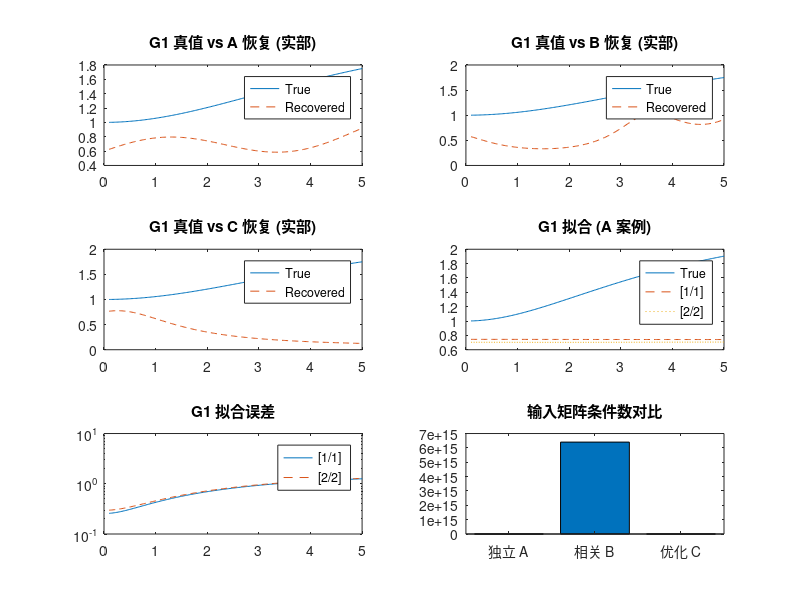

The MATLAB script that drew this image:
%% 演示 G1,G2,G3 的有理逼近与可辨识性
clear; clc; close all;

% 频率点 (模拟频域数据)
w = linspace(0.1, 5, 200);   % rad/s
s = 1j*w;

%% 1. 定义真实系统 (频域传递函数形式)
G1_true = (1 + 0.5*s) ./ (1 + 0.2*s);
G2_true = (0.5 + 0.2*s) ./ (1 - 0.1*s);
G3_true = (0.2 + 0.1*s) ./ (1 + 0.05*s);

%% 输入设计
% ---- 方案 A: 独立输入 ----
U1_A = ones(size(s));
U2_A = sin(w);
U3_A = cos(w);

% ---- 方案 B: 相关输入 (退化) ----
U1_B = ones(size(s));
U2_B = sin(w);
U3_B = U1_B + U2_B;   % 与前两者相关

% ---- 方案 C: 优化输入 (正交/独立) ----
U1_C = ones(size(s));
U2_C = exp(-0.2*w);
U3_C = w;  % 线性函数

% 输出信号
Y_A = G1_true.*U1_A + G2_true.*U2_A + G3_true.*U3_A;
Y_B = G1_true.*U1_B + G2_true.*U2_B + G3_true.*U3_B;
Y_C = G1_true.*U1_C + G2_true.*U2_C + G3_true.*U3_C;

%% 2. 点对点恢复 G1,G2,G3
% 定义一个函数：点对点解最小二乘
recover = @(U1,U2,U3,Y) arrayfun(@(k) ...
    (pinv([U1(k),U2(k),U3(k)])*Y(k)), 1:length(Y), 'UniformOutput', false);

% A 案例
G_A = cell2mat(recover(U1_A,U2_A,U3_A,Y_A));
G1_A = G_A(1,:); G2_A = G_A(2,:); G3_A = G_A(3,:);

% B 案例
G_B = cell2mat(recover(U1_B,U2_B,U3_B,Y_B));
G1_B = G_B(1,:); G2_B = G_B(2,:); G3_B = G_B(3,:);

% C 案例
G_C = cell2mat(recover(U1_C,U2_C,U3_C,Y_C));
G1_C = G_C(1,:); G2_C = G_C(2,:); G3_C = G_C(3,:);

%% 3. 有理函数拟合 ([1/1] 和 [2/2])
% 使用 MATLAB 内置函数 invfreqs 进行拟合
n_order = [1 2]; % [1/1] 与 [2/2]
w_fit = w;       % 拟合频率点

fit_rational = @(Gdata,order) ...
    invfreqs(Gdata, s, order, order); % 返回传递函数分子/分母系数

[b1,a1] = fit_rational(G1_A,1);
[b2,a2] = fit_rational(G1_A,2);

G1_fit_11 = freqs(b1,a1,w);
G1_fit_22 = freqs(b2,a2,w);

%% 4. 输入矩阵条件数比较
Umat_A = [U1_A(:),U2_A(:),U3_A(:)];
Umat_B = [U1_B(:),U2_B(:),U3_B(:)];
Umat_C = [U1_C(:),U2_C(:),U3_C(:)];

cond_A = cond(Umat_A);
cond_B = cond(Umat_B);
cond_C = cond(Umat_C);

fprintf('条件数对比:\n');
fprintf('独立输入 A: %.2e\n', cond_A);
fprintf('相关输入 B: %.2e\n', cond_B);
fprintf('优化输入 C: %.2e\n', cond_C);

%% 5. 画图比较
figure;
subplot(3,2,1);
plot(w,real(G1_true),'-',w,real(G1_A),'--');
title('G1 真值 vs A 恢复 (实部)'); legend('True','Recovered');

subplot(3,2,2);
plot(w,real(G1_true),'-',w,real(G1_B),'--');
title('G1 真值 vs B 恢复 (实部)'); legend('True','Recovered');

subplot(3,2,3);
plot(w,real(G1_true),'-',w,real(G1_C),'--');
title('G1 真值 vs C 恢复 (实部)'); legend('True','Recovered');

subplot(3,2,4);
plot(w,abs(G1_true),'-',w,abs(G1_fit_11),'--',w,abs(G1_fit_22),':');
title('G1 拟合 (A 案例)'); legend('True','[1/1]','[2/2]');

subplot(3,2,5);
semilogy(w,abs(G1_true-G1_fit_11),'-',w,abs(G1_true-G1_fit_22),'--');
title('G1 拟合误差'); legend('[1/1]','[2/2]');

subplot(3,2,6);
bar([cond_A cond_B cond_C]);
set(gca,'XTickLabel',{'独立 A','相关 B','优化 C'});
title('输入矩阵条件数对比');
